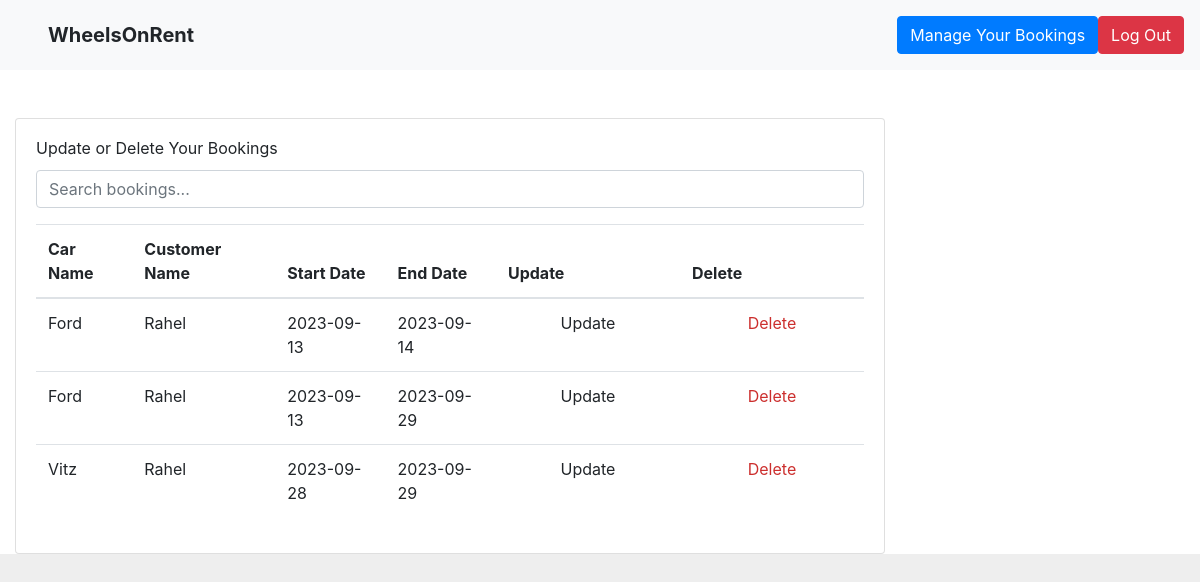
The app's page /booking/my_bookings (signed in), older data.
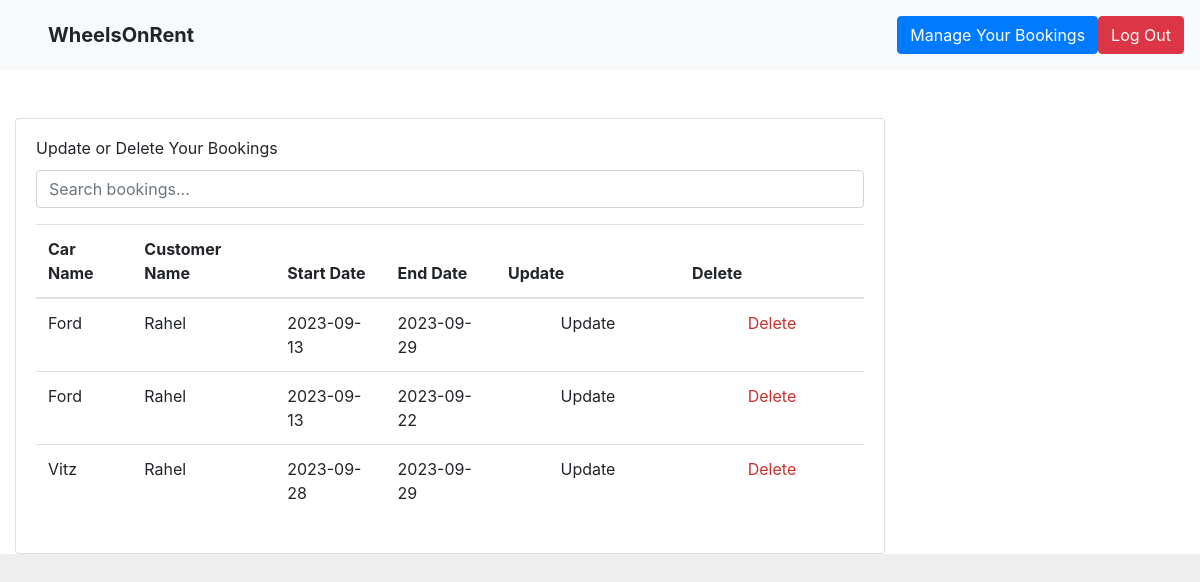
The same page, newer data.
### tables this page shows
CREATE TABLE booking (
  id INTEGER PRIMARY KEY AUTOINCREMENT,
  customer_id INTEGER NOT NULL,
  car_id INTEGER NOT NULL,
  start_date DATE NOT NULL,
  end_date DATE NOT NULL,
  FOREIGN KEY (customer_id) REFERENCES customer (id),
  FOREIGN KEY (car_id) REFERENCES car (id)
);

CREATE TABLE car (
  id INTEGER PRIMARY KEY AUTOINCREMENT,
  name TEXT NOT NULL,
  model TEXT NOT NULL,
  status TEXT NOT NULL,
  seat INTEGER NOT NULL,
  door INTEGER NOT NULL,
  gearbox TEXT NOT NULL,
  image TEXT
, price REAL NOT NULL DEFAULT 0.0);

CREATE TABLE customer (
  id INTEGER PRIMARY KEY AUTOINCREMENT,
  name TEXT NOT NULL,
  last_name TEXT NOT NULL,
  phone_number TEXT NOT NULL,
  email TEXT NOT NULL,
  password TEXT NOT NULL,
  role TEXT INTEGER DEFAULT 0
);

### car_app/booking.py (the view)
@bp.route('/my_bookings')
@login_required
def my_bookings():
    db = get_db()
    customer_id = g.customer['id']
    bookings = db.execute(
        'SELECT b.id, ca.name, cu.name, cu.last_name, start_date, end_date'
        ' FROM booking b'
        ' JOIN customer cu ON b.customer_id = cu.id'
        ' JOIN car ca ON b.car_id = ca.id'
        ' WHERE b.customer_id = ?'
        ' ORDER BY start_date ASC',
        (customer_id,)
    ).fetchall()
    return render_template('booking/index.html', bookings=bookings)

### car_app/customer.py (called while the page is built)
@bp.before_app_request
def load_logged_in_customer():
    customer_id = session.get('customer_id')
    if customer_id is None:
        g.customer = None
    else:
        g.customer = get_db().execute(
            'SELECT * FROM customer WHERE id = ?', (customer_id,)
        ).fetchone()

def login_required(view):
    @functools.wraps(view)
    def wrapped_view(**kwargs):
        if g.customer is None:
            return redirect(url_for('customer.login'))
        return view(**kwargs)
    return wrapped_view

### car_app/db.py (called while the page is built)
def get_db():
    if 'db' not in g:
        g.db = sqlite3.connect(
            current_app.config['DATABASE'],
            detect_types=sqlite3.PARSE_DECLTYPES
        )
        g.db.row_factory = sqlite3.Row
    return g.db

### car_app/templates/booking/index.html (shortened to what this page needs)
{% extends 'base.html' %}
{% block content %}
<div class="content-wrapper">
  <div class="row">
    <div class="col-lg-9 grid-margin stretch-card">
      <div class="card">
        <div class="card-body">
          <h4 class="card-title">Update or Delete Your Bookings</h4>
          <div class="mb-3">
            <input type="text" id="searchInput" class="form-control" placeholder="Search bookings...">
          </div>
          <div class="table-responsive">
            <table class="table">
              <thead>
                <tr>
                  <th>Car Name</th>
                  <th>Customer Name</th>
                  <th>Start Date</th>
                  <th>End Date</th>
		  <th>Update</th>
                  <th>Delete</th>
                </tr>
              </thead>
              <tbody>
                {% for booking in bookings %}
                  <tr>
                    <td>{{ booking[1] }}</td>
                    <td>{{ booking[2] }}</td>
                    <td>{{ booking[4] }}</td>
                    <td>{{ booking[5] }}</td>
                    <td>
                      <form action="{{ url_for('booking.update', id=booking['id']) }}" method="post">
                        <input type="submit" value="Update">
                      </form>
                    </td>
              	    <td>
		      <form action="{{ url_for('booking.delete', id=booking['id']) }}" method="post"><input class="danger" type="submit" value="Delete" onclick="return confirm('Are you sure?')">
		      </form></td>
                  </tr>
                {% endfor %}
              </tbody>
            </table>
          </div>
        </div>
      </div>
    </div>
  </div>
</div>
{% endblock %}

Row changes from the older to the newer data that the page shows:
removed booking: name "Ford", name "Rahel", start_date "2023-09-13", end_date "2023-09-14"
added booking: name "Ford", name "Rahel", start_date "2023-09-13", end_date "2023-09-22"
